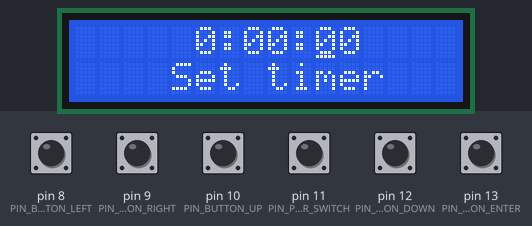
Simulated run of this sketch. Board: Arduino Uno, built with avr-gcc and run on an emulated ATmega328P. On the bench: 16×2 character LCD. Wiring (inferred from the names in the program): character LCD (HD44780): RS pin 2; E pin 3; data pin 4, pin 5, pin 6, pin 7. The inputs (shaded band) are chosen by the test bench; at power-on: pin 8 (PIN_BUTTON_LEFT), pin 9 (PIN_BUTTON_RIGHT), pin 10 (PIN_BUTTON_UP), pin 11 (PIN_PLAYER_SWITCH), pin 12 (PIN_BUTTON_DOWN), pin 13 (PIN_BUTTON_ENTER) LOW.

Above: at 1.7 s.
1.8 s: pin 13 (PIN_BUTTON_ENTER) pulled HIGH for 0.15 s
At 3.2 s:
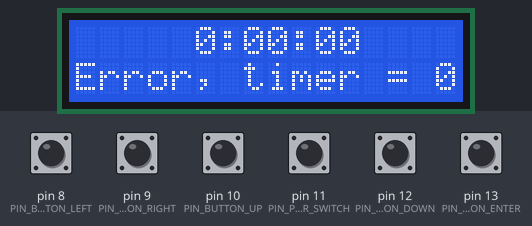
4.9 s: pin 10 (PIN_BUTTON_UP) pulled HIGH for 1 s
At 6.4 s:
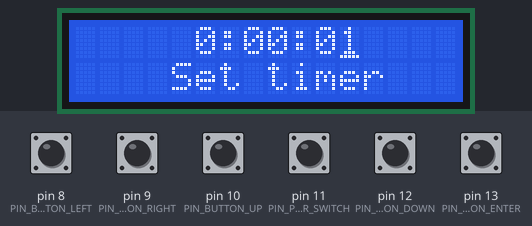
7.4 s: pin 13 (PIN_BUTTON_ENTER) pulled HIGH for 1 s
At 9.0 s:
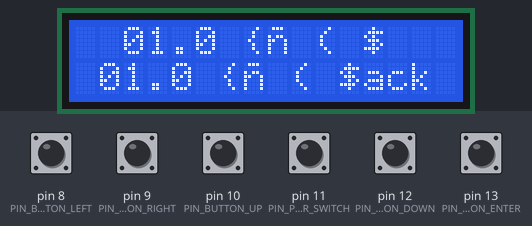
10.1 s: pin 11 (PIN_PLAYER_SWITCH) pulled HIGH for 0.15 s
At 10.47 s:
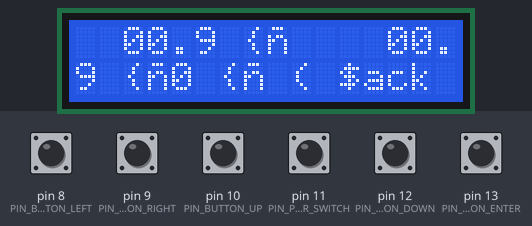
10.8 s: pin 8 (PIN_BUTTON_LEFT) pulled HIGH for 1 s
At 11.98 s:
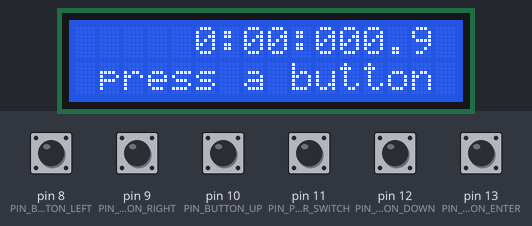
13.5 s: pin 12 (PIN_BUTTON_DOWN) pulled HIGH for 0.15 s
At 15.3 s:
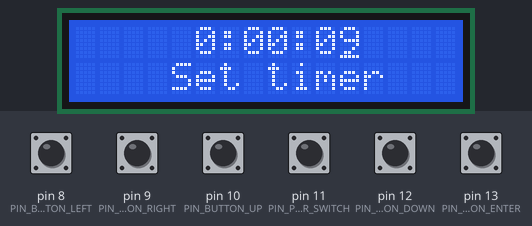
Timing chart, 0 to 16.3 s (numbered marks = the images above; inputs shaded):
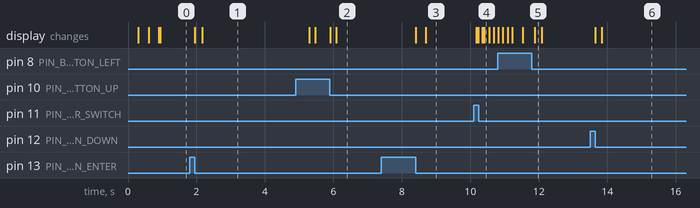

The sketch:

ChessTimer.ino
```cpp
#include "Button.h"
#include "Definitions.h"
#include "LiquidCrystalDisplay.h"
#include "Timer.h"
#include "Switch.h"
#include <stdio.h>
#include <stdlib.h>

LiquidCrystalDisplay theLCD(PIN_LCD_RS, PIN_LCD_EN, PIN_LCD_D4, PIN_LCD_D5, PIN_LCD_D6, PIN_LCD_D7);
Timer timerWhite(10);
Timer timerBlack(10);
Button buttonUp    (PIN_BUTTON_UP   );
Button buttonDown  (PIN_BUTTON_DOWN );
Button buttonLeft  (PIN_BUTTON_LEFT );
Button buttonRight (PIN_BUTTON_RIGHT);
Button buttonEnter (PIN_BUTTON_ENTER);
Switch playerSwitch(PIN_PLAYER_SWITCH);
StateMachineStates theState = StateMachineStates::INITIALIZING;

uint32_t timerLenght = 0;

void waitForAnyBottomToBePressed()
{
    while(!buttonEnter.isPressed() && !buttonUp.isPressed() && !buttonDown.isPressed() && !buttonLeft.isPressed() && !buttonRight.isPressed()) {}
}
void waitForBottomToBePressed(Button theBottom)
{
    while(!theBottom.isPressed()) {}
}


void setup()
{

    // code interrupt generated every TIMER0_COMPA reaches 0xAF
    OCR0A = 0xAF;
    TIMSK0 |= _BV(OCIE0A);


}

SIGNAL(TIMER0_COMPA_vect)
{
    if(theState == StateMachineStates::RUNNING)
    {
        if(playerSwitch.isWhiteTurn()) timerWhite.updateTimer();
        else                           timerBlack.updateTimer();
    }
}


void loop()
{
    switch(theState)
    {
        case StateMachineStates::INITIALIZING:
        {
            theLCD.initialize();
            theLCD.firstLine();
            theLCD.appendWord ("  Chess  Timer  ");
            theLCD.secondLine();
            theLCD.appendWord (" press a button ");
            waitForAnyBottomToBePressed();
            theState = StateMachineStates::CONFIGURING;
            break;
        }

        case StateMachineStates::CONFIGURING:
        {
            uint32_t theTimerLength = theLCD.setTimerSetting(buttonUp, buttonDown, buttonLeft, buttonRight, buttonEnter);
            if(theTimerLength == 0)
            {
                theLCD.secondLine();
                theLCD.appendWord ("Error, timer = 0");
                delay(3000);
                break;
            }
            timerWhite.setTimer(theTimerLength);
            timerBlack.setTimer(theTimerLength);
            theLCD.writeWord (timerWhite.getTimerString(true ));
            theLCD.appendWord( "  " );
            theLCD.appendWord(timerBlack.getTimerString(false));
            playerSwitch.waitForStart();
            theState = StateMachineStates::RUNNING;
            break;
        }

        case StateMachineStates::RUNNING:
        {
            if(timerWhite.isTimeOver() || timerBlack.isTimeOver()) theState = StateMachineStates::STOPPING;
            if(buttonEnter.isPressed()) theState = StateMachineStates::PAUSING;
            theLCD.writeWord (timerWhite.getTimerString(true ));
            theLCD.appendWord( "  " );
            theLCD.appendWord(timerBlack.getTimerString(false));
            // if(timerWhite.isTimeOver() || timerBlack.isTimeOver()) theState = StateMachineStates::STOPPING;
            break;
        }

        case StateMachineStates::PAUSING:
        {
            theLCD.secondLine();
            theLCD.appendWord ("< resume  stop >");
            bool isLeftPressed = false;
            bool isRightPressed = false;
            do{
                isLeftPressed=buttonLeft.isPressed();
                isRightPressed=buttonRight.isPressed();
            }while(!isLeftPressed && !isRightPressed);
            if(isLeftPressed) theState = StateMachineStates::RESUMING;
            else              theState = StateMachineStates::STOPPING;
            break;
        }

        case StateMachineStates::RESUMING:
        {
            theLCD.secondLine();
            theLCD.appendWord ("White      Black");
            theState = StateMachineStates::RUNNING;
            break;
        }

        case StateMachineStates::STOPPING:
        {
            theLCD.secondLine();
            theLCD.appendWord (" press a button ");
            waitForAnyBottomToBePressed();
            theState = StateMachineStates::CONFIGURING;
            break;
        }

        default:
        {
            theLCD.writeWord ("Error");
            theLCD.appendWord (" press a button ");
            waitForAnyBottomToBePressed();
            theState = StateMachineStates::INITIALIZING;
            break;
        }
    }
}
```

Button.h
```cpp
#ifndef BUTTON_H_
#define BUTTON_H_

class Button
{
public:
    Button(uint8_t inputPin);
    ~Button();

    bool isPressed();
private:
    uint8_t inputPin_;
    static const uint8_t debounceDelay_ = 10; //ms
    bool previousStatus_ {false};
    bool stateRead_ {false};
    uint8_t timeLastCheck {0};
};

Button::Button(uint8_t inputPin)
: inputPin_(inputPin)
{
    pinMode(inputPin_, INPUT);
}

Button::~Button()
{
}

bool Button::isPressed()
{
    bool inputStatus = (digitalRead(inputPin_) == LOW);

    if(inputStatus != previousStatus_)
    {
        stateRead_ = false;
        previousStatus_ = inputStatus;
        timeLastCheck = millis();
        return false;
    }
    if(stateRead_) return false;
    uint16_t currentTime = millis();
    if(currentTime < timeLastCheck) currentTime + 0xFF;
    if( (currentTime - timeLastCheck) > debounceDelay_)
    {
        stateRead_ = true;
        return inputStatus;
    }

    return false;
}

#endif
```

Definitions.h
```cpp
#define PIN_LCD_EN  3
#define PIN_LCD_RS  2
#define PIN_LCD_D4  4
#define PIN_LCD_D5  5
#define PIN_LCD_D6  6
#define PIN_LCD_D7  7
#define PIN_BUTTON_UP     10
#define PIN_BUTTON_DOWN   12
#define PIN_BUTTON_LEFT    8
#define PIN_BUTTON_RIGHT  9
#define PIN_BUTTON_ENTER  13
#define PIN_PLAYER_SWITCH 11

enum StateMachineStates {INITIALIZING, CONFIGURING, STARTING, RUNNING, STOPPING, PAUSING, RESUMING};
```

LiquidCrystalDisplay.h
```cpp
#ifndef LIQUID_CRYSTAL_DISPLAY_H
#define LIQUID_CRYSTAL_DISPLAY_H

class LiquidCrystalDisplay
{
public:
    LiquidCrystalDisplay(uint8_t registerSelect, uint8_t enable, uint8_t digital4, uint8_t digital5, uint8_t digital6, uint8_t digital7);
    ~LiquidCrystalDisplay();

    void initialize();
    void writeWord(String theWord);
    // void setLineAndPosition(bool line, uint8_t position = 0);
    void appendWord(String theWord);
    void firstLine();
    void secondLine();
    void showCursor();
    void hideCursor();
    uint32_t setTimerSetting(Button& buttonUp, Button& buttonDown, Button& buttonLeft, Button& buttonRight, Button& buttonEnter);
    void shiftCursorToTheRight();
    void shiftCursorToTheLeft();

private:

    void write4bitValue(uint8_t theValue, bool isInstruction = true);
    void write8bitValue(uint8_t theValue, bool isInstruction = true);
    bool updateCursorPosition();

    uint8_t registerSelect_ ;
    uint8_t enable_         ;
    uint8_t digital4_       ;
    uint8_t digital5_       ;
    uint8_t digital6_       ;
    uint8_t digital7_       ;
    uint8_t currentPosition_;
    char charVector[10] = {'0', '1', '2', '3', '4', '5', '6', '7', '8', '9'};


};


LiquidCrystalDisplay::LiquidCrystalDisplay(uint8_t registerSelect, uint8_t enable, uint8_t digital4, uint8_t digital5, uint8_t digital6, uint8_t digital7)
: registerSelect_ (registerSelect)
, enable_         (enable        )
, digital4_       (digital4      )
, digital5_       (digital5      )
, digital6_       (digital6      )
, digital7_       (digital7      )
, currentPosition_(0             )
{
}

LiquidCrystalDisplay::~LiquidCrystalDisplay()
{
}

void LiquidCrystalDisplay::initialize()
{
    pinMode(registerSelect_,OUTPUT);
    pinMode(enable_        ,OUTPUT);
    pinMode(digital4_      ,OUTPUT);
    pinMode(digital5_      ,OUTPUT);
    pinMode(digital6_      ,OUTPUT);
    pinMode(digital7_      ,OUTPUT);

    digitalWrite(registerSelect_, 0 );
    digitalWrite(enable_        , 0 );
    digitalWrite(digital4_      , 0 );
    digitalWrite(digital5_      , 0 );
    digitalWrite(digital6_      , 0 );
    digitalWrite(digital7_      , 0 );

    delay(16);

    write4bitValue(0x3);

    delay(5);

    write4bitValue(0x3);

    delay(1);

    write4bitValue(0x3);

    write4bitValue(0x2); //set LCD to recive 4 bit command

    //set LCD to recive 4 bit command, two line and highest resolution
    write8bitValue(0x2C);

    //clear display
    write8bitValue(0x01);

    //set display off
    write8bitValue(0x08);

    //Set cursor increment to the right, set text tp the left
    write8bitValue(0x06);

    //set display on
    write8bitValue(0x0C);


}

void LiquidCrystalDisplay::write4bitValue(uint8_t theValue, bool isInstruction)
{
    digitalWrite(enable_, 1);
    delay(1);

    digitalWrite(registerSelect_, isInstruction ? 0 : 1 );
    digitalWrite(digital4_      , (theValue >> 0) & 0x1 );
    digitalWrite(digital5_      , (theValue >> 1) & 0x1 );
    digitalWrite(digital6_      , (theValue >> 2) & 0x1 );
    digitalWrite(digital7_      , (theValue >> 3) & 0x1 );

    delay(1);
    digitalWrite(enable_, 0);
    delay(1);
}


void LiquidCrystalDisplay::write8bitValue(uint8_t theValue, bool isInstruction)
{
    write4bitValue((theValue >> 4) & 0xF, isInstruction);
    write4bitValue((theValue >> 0) & 0xF, isInstruction);
}

void LiquidCrystalDisplay::writeWord(String theWord)
{

    for(firstLine(); currentPosition_<theWord.length(); )
    {
        write8bitValue(theWord[currentPosition_], false);
        if(!updateCursorPosition()) break;
    }
}

void LiquidCrystalDisplay::appendWord(String theWord)
{
    for(uint8_t position = 0; position<theWord.length(); ++position)
    {
        write8bitValue(theWord[position], false);
        if(!updateCursorPosition()) break;
    }
}

// void LiquidCrystalDisplay::setLineAndPosition(bool line, uint8_t position)
// {
//     currentPosition_ = (line ? 1<<6 : 0) | (position & 0xF);
//     write8bitValue(0x80 || currentPosition_);
// }

void LiquidCrystalDisplay::firstLine()
{
    write8bitValue(0x02);
    currentPosition_ = 0;
}

void LiquidCrystalDisplay::secondLine()
{
    write8bitValue(0xC0);
    currentPosition_ = 0x10;
}


bool LiquidCrystalDisplay::updateCursorPosition()
{
    ++currentPosition_;
    if(currentPosition_ == 0x10) secondLine();
    if(currentPosition_ >= 0x20)
    {
        firstLine();
        return false;
    }
    return true;
}

void LiquidCrystalDisplay::showCursor()
{
    write8bitValue(0x0E);
}

void LiquidCrystalDisplay::hideCursor()
{
    write8bitValue(0x0C);
}

uint32_t LiquidCrystalDisplay::setTimerSetting(Button& buttonUp, Button& buttonDown, Button& buttonLeft, Button& buttonRight, Button& buttonEnter)
{
    uint8_t maxVector[16] = {0,0,0,0,0,9,0,5,9,0,5,9,0,0,0,0};
    String timerString = "     0:00:00    ";
    firstLine();
    appendWord (timerString);
    secondLine();
    appendWord ("    Set timer   ");
    showCursor();
    uint8_t currentCursorPosition = 11;
    uint8_t minCursorPosition = 5;
    uint8_t maxCursorPosition = currentCursorPosition;
    for(uint8_t i=0; i<currentCursorPosition; ++i) shiftCursorToTheRight();
    do
    {
        if(buttonRight.isPressed())
        {
            if(currentCursorPosition != maxCursorPosition)
            {
                ++currentCursorPosition;
                shiftCursorToTheRight();
                if(timerString[currentCursorPosition] == ':')
                {
                    shiftCursorToTheRight();
                    ++currentCursorPosition;
                }
                // delay(1000);
            }
        }
        if(buttonLeft.isPressed())
        {
            if(currentCursorPosition != minCursorPosition)
            {
                --currentCursorPosition;
                shiftCursorToTheLeft();
                if(timerString[currentCursorPosition] == ':')
                {
                    shiftCursorToTheLeft();
                    --currentCursorPosition;
                }
                // delay(1000);
            }
        }
        if(buttonUp.isPressed())
        {
            uint8_t time = atoi(String(timerString[currentCursorPosition]).c_str());
            ++time;
            if(time > maxVector[currentCursorPosition]) time = 0;
            timerString[currentCursorPosition] = charVector[time];
            // appendWord (String(timerString[currentCursorPosition]));
            // shiftCursorToTheLeft();
            firstLine();
            appendWord(timerString);
            firstLine();
            for(uint8_t i=0; i<currentCursorPosition; ++i) shiftCursorToTheRight();
            // delay(1000);
        }
        if(buttonDown.isPressed())
        {
            uint8_t time = atoi(String(timerString[currentCursorPosition]).c_str());
            if(time == 0) time = maxVector[currentCursorPosition];
            else --time;
            timerString[currentCursorPosition] = charVector[time];
            // appendWord (String(timerString[currentCursorPosition]));
            // shiftCursorToTheLeft();
            firstLine();
            appendWord(timerString);
            firstLine();
            for(uint8_t i=0; i<currentCursorPosition; ++i) shiftCursorToTheRight();
            // delay(1000);
        }

    } while (!buttonEnter.isPressed());

    hideCursor();

    secondLine();
    appendWord (" White    Black ");
    uint32_t timerInSeconds = atoi(String(timerString[11]).c_str()) + atoi(String(timerString[10]).c_str()) * 10 + atoi(String(timerString[8]).c_str()) * 60 + atoi(String(timerString[7]).c_str()) * 600 + atoi(String(timerString[5]).c_str()) * 3600;
    return timerInSeconds;
}

void LiquidCrystalDisplay::shiftCursorToTheRight()
{
    // write8bitValue(0x06);
    write8bitValue(0x14);
}

void LiquidCrystalDisplay::shiftCursorToTheLeft()
{
    // write8bitValue(0x04);
    write8bitValue(0x10);
}


#endif
```

Switch.h
```cpp
class Switch
{
public:
    Switch(uint8_t inputPin);
    ~Switch();

    bool isWhiteTurn();
    void waitForStart();

private:
    uint8_t inputPin_;
};

Switch::Switch(uint8_t inputPin)
: inputPin_(inputPin)
{
}

Switch::~Switch()
{
}

bool Switch::isWhiteTurn()
{
    return digitalRead(PIN_PLAYER_SWITCH) == LOW;
}

void Switch::waitForStart()
{
    while(digitalRead(PIN_PLAYER_SWITCH) == HIGH) {}
    while(digitalRead(PIN_PLAYER_SWITCH) == LOW)  {}
}
```

Timer.h
```cpp
#ifndef TIMER_H_
#define TIMER_H_

class Timer
{
public:
    Timer(uint32_t startValue); //seconds
    ~Timer();

    void setTimer(uint32_t startValue); //seconds
    void updateTimer();
    String getTimerString(bool left);
    uint32_t getTimerValue();
    bool isTimeOver();

private:
    uint32_t timerValue_ {0}; //Tens of ms
    uint8_t  fineTimer_  {0};
    char charVector[10] = {'0', '1', '2', '3', '4', '5', '6', '7', '8', '9'};
};

Timer::Timer(uint32_t startValue)
: timerValue_(startValue*10)
{
}

Timer::~Timer()
{
}

void Timer::setTimer(uint32_t timerValue)
{
    timerValue_ = timerValue * 10;
}

void Timer::updateTimer()
{
    ++fineTimer_;
    if(fineTimer_ == 98)
    {
        fineTimer_ = 0;
        if(timerValue_>0) --timerValue_;
    }
}

bool Timer::isTimeOver()
{
    return timerValue_==0;
}


uint32_t Timer::getTimerValue()
{
    return timerValue_;
}

String Timer::getTimerString(bool left)
{
    char buffer[7];
    uint32_t timerValueCopy = timerValue_;
    if(timerValueCopy>600)
    {
        uint32_t timerInSeconds = timerValueCopy / 10;
        uint8_t  seconds = timerInSeconds % 60;
        uint8_t  minutes = (timerInSeconds / 60) % 60;
        uint8_t  hours   = (timerInSeconds / 3600);
        buffer[0] = charVector[hours];
        buffer[1] = ':';
        buffer[2] = charVector[minutes/10];
        buffer[3] = charVector[minutes%10];
        buffer[4] = ':';
        buffer[5] = charVector[seconds/10];
        buffer[6] = charVector[seconds%10];
    }
    else if(timerValueCopy>0)
    {
        buffer[0] = ' ';
        buffer[1] = ' ';
        buffer[2] = charVector[timerValueCopy/100];
        buffer[3] = charVector[(timerValueCopy/10)%10];
        buffer[4] = '.';
        buffer[5] = charVector[timerValueCopy%10];
        buffer[6] = ' ';
    }
    else
    {
        return "TIME UP";
    }

    String timerValue = buffer;
    return timerValue;
}

#endif
```

Measured:
- after the input at 1.8 s, the display: first changes after 0.16 s (image 1 shows a later state)
- after the input at 7.4 s, the display: first changes after 1.0 s (image 3 shows a later state)
- after the input at 10.8 s, the display: first differs from a run without the input after 1.1 s (image 5)
- after the input at 13.5 s, the display: first changes after 0.16 s (image 6 shows a later state)
